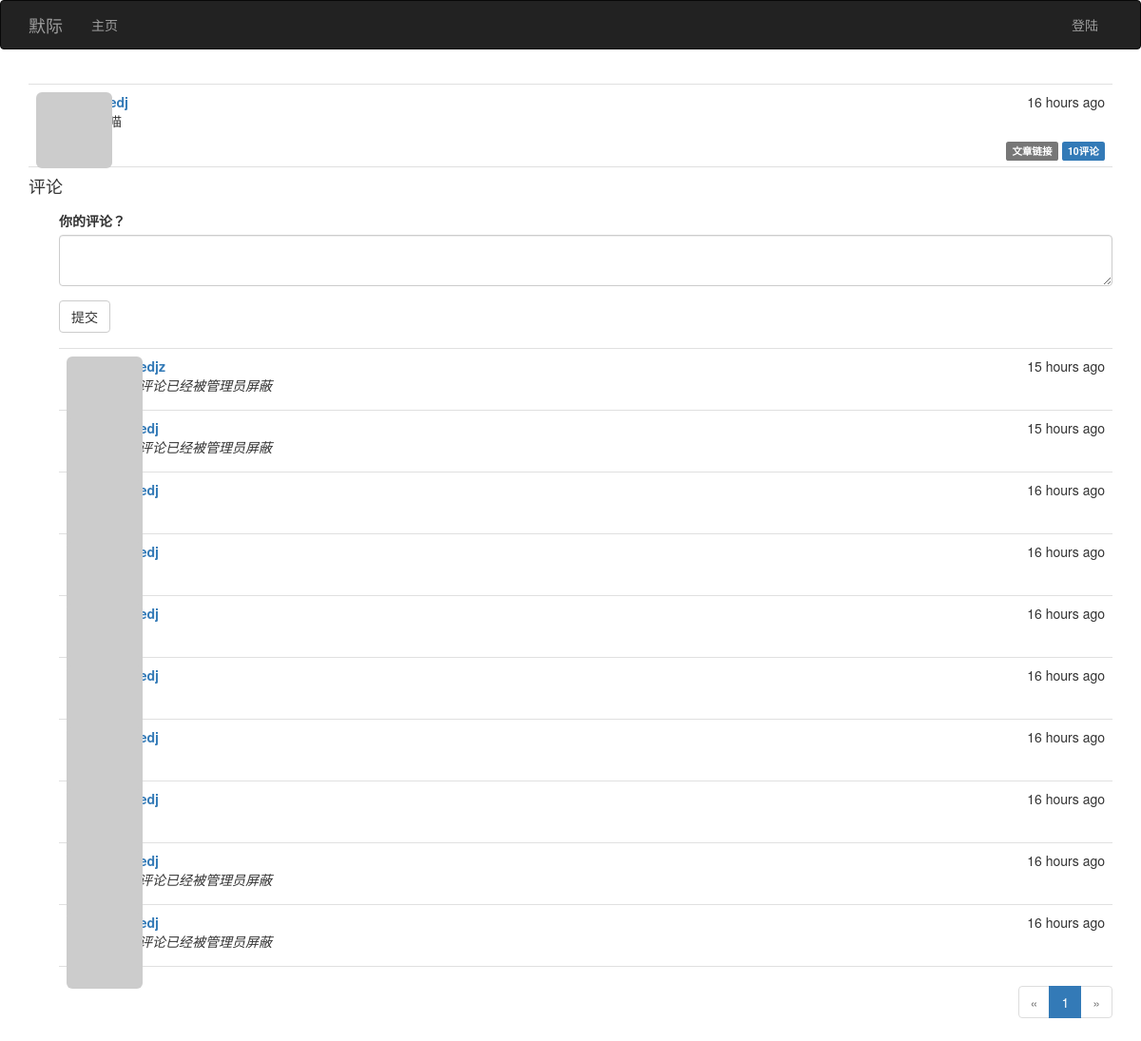
The app's page /post/111 with its own data.
### app/models.py (models this page shows, shortened)
class Post(db.Model):
	__tablename__ = 'posts'
	id = db.Column(db.Integer, primary_key=True)
	body = db.Column(db.Text)
	timestamp = db.Column(db.DateTime, index=True, default=datetime.utcnow)
	author_id = db.Column(db.Integer, db.ForeignKey('users.id'))
	body_html = db.Column(db.Text)
	comments = db.relationship('Comment', backref='post', lazy='dynamic')

class Comment(db.Model):
	__tablename__ = 'comments'
	id = db.Column(db.Integer, primary_key=True)
	body = db.Column(db.Text)
	body_html = db.Column(db.Text)
	timestamp = db.Column(db.DateTime, index=True, default=datetime.utcnow)
	disabled = db.Column(db.Boolean)
	author_id = db.Column(db.Integer, db.ForeignKey('users.id'))
	post_id = db.Column(db.Integer, db.ForeignKey('posts.id'))

### app/main/views.py (the view, shortened to what this page needs)
@main.route('/post/<int:id>', methods=['GET', 'POST'])
def post(id):
    post = Post.query.get_or_404(id)
    form = CommentForm()
    form.body.data = session.get('comment')
    page = request.args.get('page', 1, type=int)
    pagination = post.comments.order_by(Comment.timestamp.desc()).paginate(page, per_page=current_app.config['FLASKY_COMMENTS_PER_PAGE'], error_out=False)
    comments = pagination.items
    return render_template('post.html', posts=[post], form=form, comments=comments, pagination=pagination)

### app/main/forms.py
class CommentForm(Form):
	body = PageDownField('你的评论？', validators=[DataRequired()])
	submit = SubmitField('提交')

### app/auth/views.py (called while the page is built)
@auth.before_app_request
def before_request():
	if current_user.is_authenticated \
			and not current_user.confirmed \
			and request.endpoint[:5] != 'auth.' \
			and request.endpoint != 'static':
		return redirect(url_for('auth.unconfirmed'))

@auth.before_app_request
def before_request():
	if current_user.is_authenticated:
		current_user.ping()
		if not current_user.confirmed and request.endpoint[:5] != 'auth.':
			return redirect(url_for('auth.unconfirmed'))

### app/main/__init__.py (called while the page is built)
@main.app_context_processor
def inject_permissions():
	return dict(Permission=Permission)

### app/models.py (called while the page is built)
	def gravatar(self, size=100, default='identicon', rating='g'):
		if request.is_secure:
			url = 'https://secure.gravatar.com/avatar'
		else:
			url = 'http://www.gravatar.com/avatar'
		hash = self.avatar_hash or hashlib.md5(self.email.encode('utf-8')).hexdigest()
		return '{url}/{hash}?s={size}&d={default}&r={rating}'.format(url=url, hash=hash, size=size, default=default, rating=rating)

	def can(self, permissions):
		return False

	def is_administrator(self):
		return False

### app/templates/post.html (shortened to what this page needs)
{% extends "base.html" %}
{% import "bootstrap/wtf.html" as wtf %}
{% import "_macros.html" as macros %}
{% block page_content %}
{% include '_posts.html' %}
<h4 id="comments">评论</h4>
<div class="comment-form">
    {{ wtf.quick_form(form) }}
</div>
{% include '_comments.html' %}
{% if pagination %}
<div class="pagination">
    {{ macros.pagination_widget(pagination, '.post', fragment='#comments', id=posts[0].id) }}
</div>
{% endif %}
{% endblock %}

### app/templates/_posts.html (shortened to what this page needs)
<ul class="posts">
    {% for post in posts %}
    <li class="post">
        <div class="post-thumbnail">
            <a href="{{ url_for('.user', username=post.author.username) }}">
                <img class="img-rounded profile-thumbnail" src="{{ post.author.gravatar(size=40) }}">
            </a>
        </div>
        <div class="post-content">
            <div class="post-date">{{ moment(post.timestamp).fromNow() }}</div>
            <div class="post-author"><a href="{{ url_for('.user', username=post.author.username) }}">{{ post.author.username }}</a></div>
            <div class="post-body">
			{% if post.body_html %}
				{{ post.body_html | safe }}
			{% else %}
				{{ post.body }}
			{% endif %}
			</div>
			<div class="post-footer">
                <a href="{{ url_for('.post', id=post.id) }}">
                    <span class="label label-default">文章链接</span>
                </a>
				<a href="{{ url_for('.post', id=post.id) }}#comments"><span class="label label-primary">{{ post.comments.count() }}评论</span> 				</a>
            </div>
        </div>
    </li>
    {% endfor %}
</ul>

### app/templates/_comments.html (shortened to what this page needs)
<ul class="comments">
    {% for comment in comments %}
    <li class="comment">
        <div class="comment-thumbnail">
            <a href="{{ url_for('.user', username=comment.author.username) }}">
                <img class="img-rounded profile-thumbnail" src="{{ comment.author.gravatar(size=40) }}">
            </a>
        </div>
        <div class="comment-content">
            <div class="comment-date">{{ moment(comment.timestamp).fromNow() }}</div>
            <div class="comment-author"><a href="{{ url_for('.user', username=comment.author.username) }}">{{ comment.author.username }}</a></div>
            <div class="comment-body">
                {% if comment.disabled %}
					<p><i>这条评论已经被管理员屏蔽</i></p>
				{% endif %}
            </div>
        </div>
    </li>
    {% endfor %}
</ul>

### app/static/styles.css (style rules this page uses)
.profile-thumbnail { position: absolute; }
ul.posts { list-style-type: none; padding: 0px; margin: 16px 0px 0px 0px; border-top: 1px solid #e0e0e0; }
ul.posts li.post { padding: 8px; border-bottom: 1px solid #e0e0e0; }
div.post-date { float: right; }
div.post-author { font-weight: bold; }
div.post-thumbnail { position: absolute; }
div.post-content { margin-left: 48px; min-height: 48px; }
div.post-footer { text-align: right; }
ul.comments { list-style-type: none; padding: 0px; margin: 16px 0px 0px 0px; }
ul.comments li.comment { margin-left: 32px; padding: 8px; border-bottom: 1px solid #e0e0e0; }
ul.comments li.comment:nth-child(1) { border-top: 1px solid #e0e0e0; }
div.comment-date { float: right; }
div.comment-author { font-weight: bold; }
div.comment-thumbnail { position: absolute; }
div.comment-content { margin-left: 48px; min-height: 48px; }
div.comment-form { margin: 16px 0px 16px 32px; }
div.pagination { width: 100%; text-align: right; padding: 0px; margin: 0px; }

### records on screen
Post: timestamp "16 hours ago", comments.count "10"
Comment: timestamp "15 hours ago", disabled "这条评论已经被管理员屏蔽"
Comment: timestamp "15 hours ago", disabled "这条评论已经被管理员屏蔽"
Comment: timestamp "16 hours ago"
Comment: timestamp "16 hours ago"
Comment: timestamp "16 hours ago"
Comment: timestamp "16 hours ago"
Comment: timestamp "16 hours ago"
Comment: timestamp "16 hours ago"
Comment: timestamp "16 hours ago", disabled "这条评论已经被管理员屏蔽"
Comment: timestamp "16 hours ago", disabled "这条评论已经被管理员屏蔽"

### other values on screen
{{ p }} "1"
